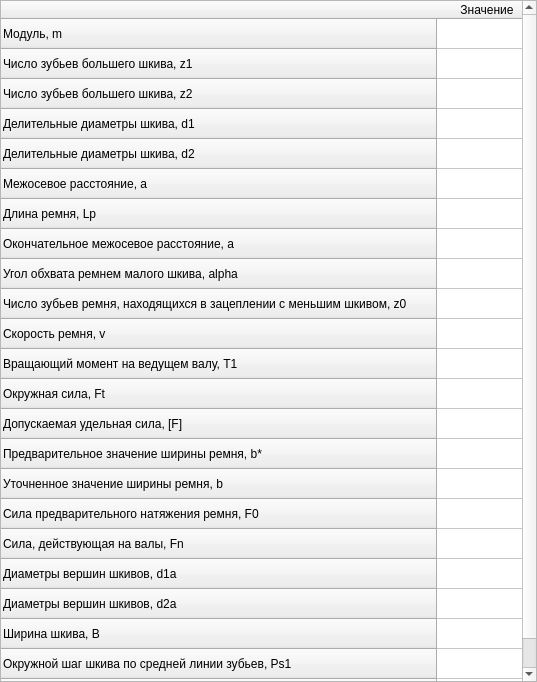
<?xml version="1.0" encoding="UTF-8"?>
<ui version="4.0">
 <class>viewResults</class>
 <widget class="QDialog" name="viewResults">
  <property name="geometry">
   <rect>
    <x>0</x>
    <y>0</y>
    <width>537</width>
    <height>682</height>
   </rect>
  </property>
  <property name="windowTitle">
   <string>Dialog</string>
  </property>
  <layout class="QHBoxLayout" name="horizontalLayout">
   <property name="spacing">
    <number>0</number>
   </property>
   <property name="leftMargin">
    <number>0</number>
   </property>
   <property name="topMargin">
    <number>0</number>
   </property>
   <property name="rightMargin">
    <number>0</number>
   </property>
   <property name="bottomMargin">
    <number>0</number>
   </property>
   <item>
    <widget class="QTableWidget" name="tableWidget">
     <row>
      <property name="text">
       <string>Модуль, m</string>
      </property>
     </row>
     <row>
      <property name="text">
       <string>Число зубьев большего шкива, z1</string>
      </property>
     </row>
     <row>
      <property name="text">
       <string>Число зубьев большего шкива, z2</string>
      </property>
     </row>
     <row>
      <property name="text">
       <string>Делительные диаметры шкива, d1</string>
      </property>
     </row>
     <row>
      <property name="text">
       <string>Делительные диаметры шкива, d2</string>
      </property>
     </row>
     <row>
      <property name="text">
       <string>Межосевое расстояние, a</string>
      </property>
     </row>
     <row>
      <property name="text">
       <string>Длина ремня, Lp</string>
      </property>
     </row>
     <row>
      <property name="text">
       <string>Окончательное межосевое расстояние, a</string>
      </property>
     </row>
     <row>
      <property name="text">
       <string>Угол обхвата ремнем малого шкива, alpha</string>
      </property>
     </row>
     <row>
      <property name="text">
       <string>Число зубьев ремня, находящихся в зацеплении с меньшим шкивом, z0</string>
      </property>
     </row>
     <row>
      <property name="text">
       <string>Скорость ремня, v</string>
      </property>
     </row>
     <row>
      <property name="text">
       <string>Вращающий момент на ведущем валу, T1</string>
      </property>
     </row>
     <row>
      <property name="text">
       <string>Окружная сила, Ft</string>
      </property>
     </row>
     <row>
      <property name="text">
       <string>Допускаемая удельная сила, [F]</string>
      </property>
     </row>
     <row>
      <property name="text">
       <string>Предварительное значение ширины ремня, b*</string>
      </property>
     </row>
     <row>
      <property name="text">
       <string>Уточненное значение ширины ремня, b</string>
      </property>
     </row>
     <row>
      <property name="text">
       <string>Сила предварительного натяжения ремня, F0</string>
      </property>
     </row>
     <row>
      <property name="text">
       <string>Сила, действующая на валы, Fn</string>
      </property>
     </row>
     <row>
      <property name="text">
       <string>Диаметры вершин шкивов, d1a</string>
      </property>
     </row>
     <row>
      <property name="text">
       <string>Диаметры вершин шкивов, d2a</string>
      </property>
     </row>
     <row>
      <property name="text">
       <string>Ширина шкива, B</string>
      </property>
     </row>
     <row>
      <property name="text">
       <string>Окружной шаг шкива по средней линии зубьев, Ps1</string>
      </property>
     </row>
     <row>
      <property name="text">
       <string>Окружной шаг шкива по средней линии зубьев, Ps2</string>
      </property>
     </row>
     <column>
      <property name="text">
       <string>Значение</string>
      </property>
     </column>
    </widget>
   </item>
  </layout>
 </widget>
 <resources/>
 <connections/>
</ui>
